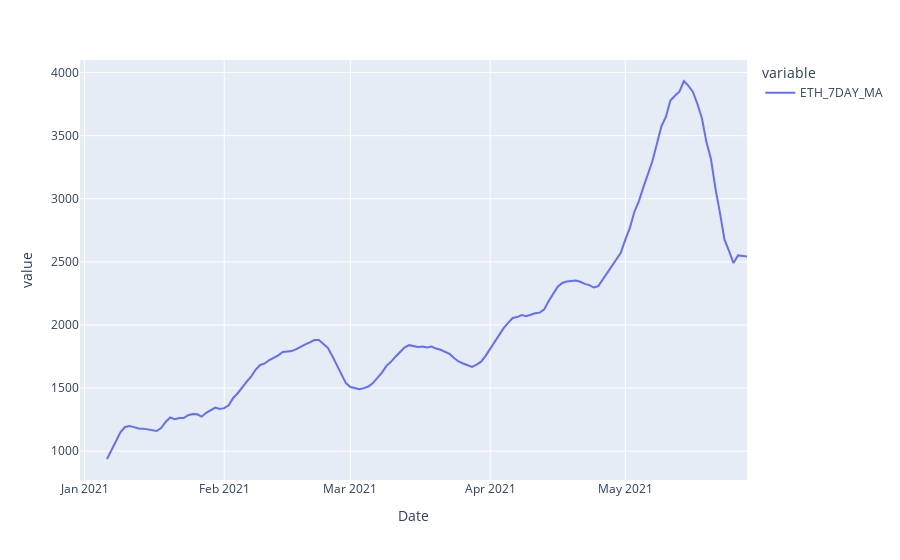

This figure's notebook cell:
### Code cell
# Moving Average values:
fig = px.line(crypto, y=['ETH_7DAY_MA'] )
fig.show()

### Figure 1 — Plotly figure (JSON) as saved in the notebook; plotly's stock layout.template omitted (floating-point values rounded to 4 significant figures; data arrays with more than 128 entries replaced by an {"elided": "..."} marker saying what was removed)
{"data": [{"hovertemplate": "variable=ETH_7DAY_MA<br>Date=%{x}<br>value=%{y}<extra></extra>", "legendgroup": "ETH_7DAY_MA", "line": {"color": "#636efa", "dash": "solid"}, "marker": {"symbol": "circle"}, "mode": "lines", "name": "ETH_7DAY_MA", "orientation": "v", "showlegend": true, "type": "scatter", "x": {"elided": "149 str values"}, "xaxis": "x", "y": {"elided": "149 float values"}, "yaxis": "y"}], "layout": {"legend": {"title": {"text": "variable"}, "tracegroupgap": 0}, "margin": {"t": 60}, "xaxis": {"anchor": "y", "domain": [0, 1], "title": {"text": "Date"}}, "yaxis": {"anchor": "x", "domain": [0, 1], "title": {"text": "value"}}}}
